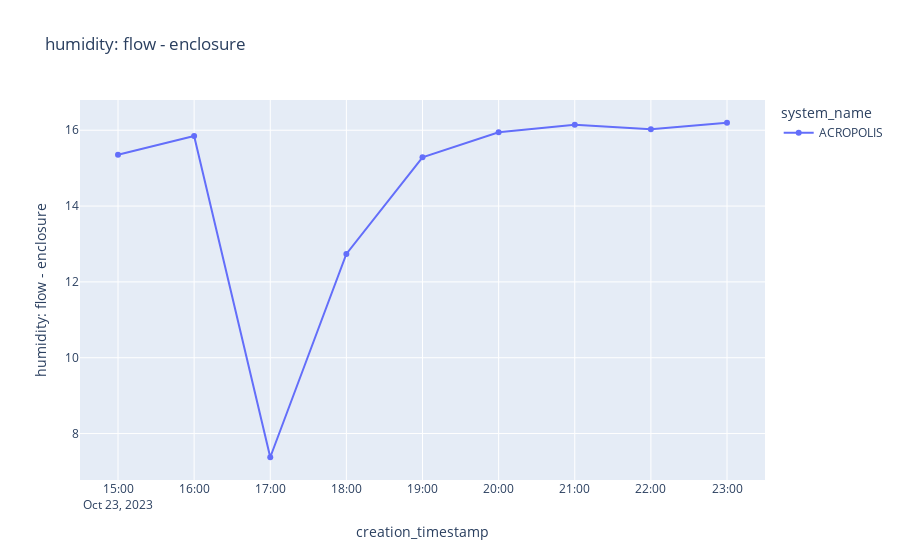

This figure's notebook cell:
### Code cell
# Humidity Delta
col_name = "humidity: flow - enclosure"

df_temp = df_a.with_columns((pl.col("sht45_humidity") - pl.col("enclosure_bme280_humidity")).alias(col_name)) \
.select("creation_timestamp","system_name",col_name)

plot_sensor_measurement(df_temp.collect(), col_name=col_name)

### Figure 1 — Plotly figure (JSON) as saved in the notebook; plotly's stock layout.template omitted (floating-point values rounded to 4 significant figures)
{"data": [{"hovertemplate": "system_name=ACROPOLIS<br>creation_timestamp=%{x}<br>humidity: flow - enclosure=%{y}<extra></extra>", "legendgroup": "ACROPOLIS", "line": {"color": "#636efa", "dash": "solid"}, "marker": {"symbol": "circle"}, "mode": "markers+lines", "name": "ACROPOLIS", "orientation": "v", "showlegend": true, "type": "scatter", "x": ["2023-10-23T15:00:00+00:00", "2023-10-23T16:00:00+00:00", "2023-10-23T17:00:00+00:00", "2023-10-23T18:00:00+00:00", "2023-10-23T19:00:00+00:00", "2023-10-23T20:00:00+00:00", "2023-10-23T21:00:00+00:00", "2023-10-23T22:00:00+00:00", "2023-10-23T23:00:00+00:00"], "xaxis": "x", "y": [15.35, 15.85, 7.375, 12.74, 15.29, 15.95, 16.14, 16.03, 16.2], "yaxis": "y"}], "layout": {"legend": {"title": {"text": "system_name"}, "tracegroupgap": 0}, "title": {"text": "humidity: flow - enclosure"}, "xaxis": {"anchor": "y", "domain": [0, 1], "title": {"text": "creation_timestamp"}}, "yaxis": {"anchor": "x", "domain": [0, 1], "title": {"text": "humidity: flow - enclosure"}}}}
